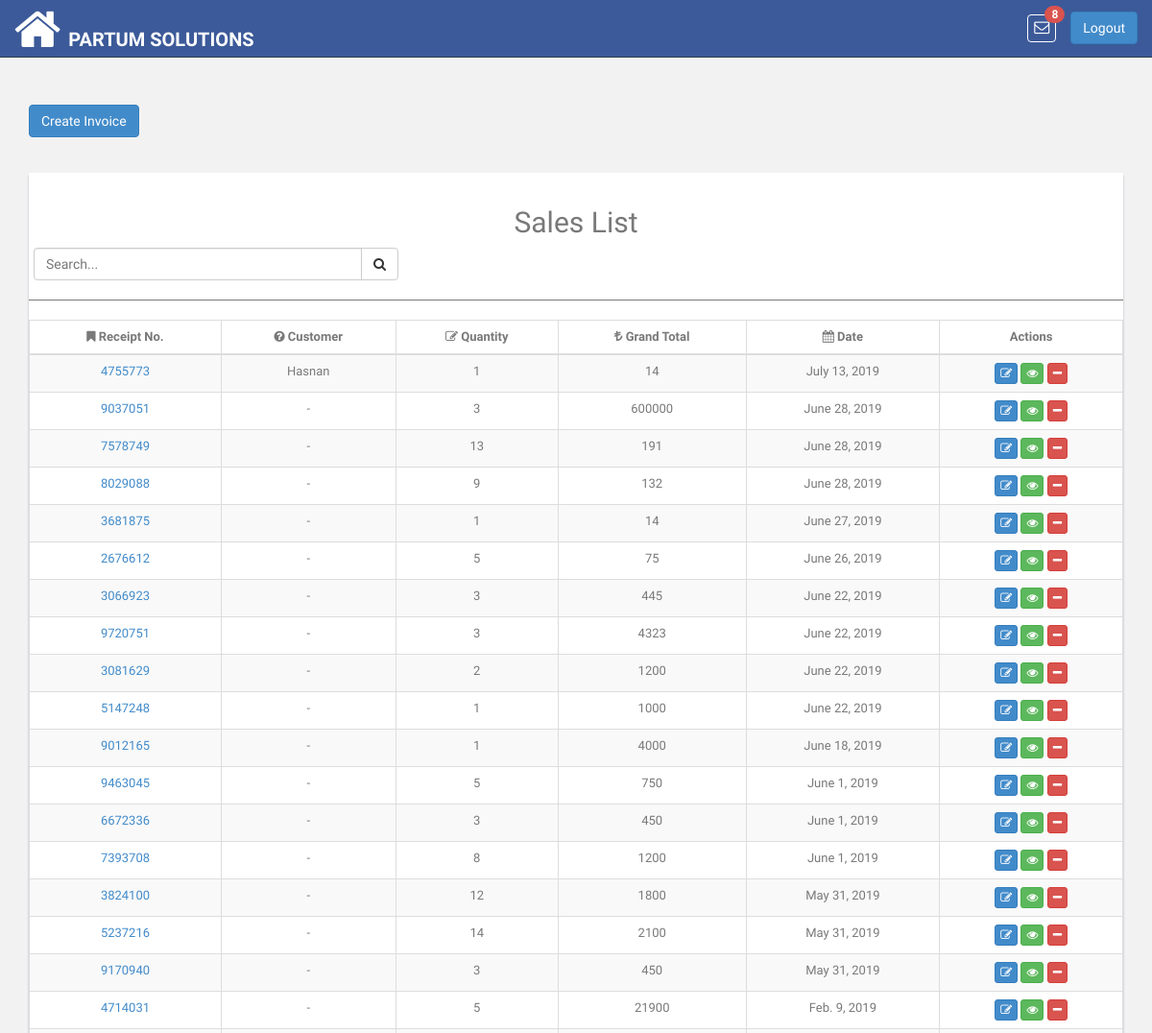
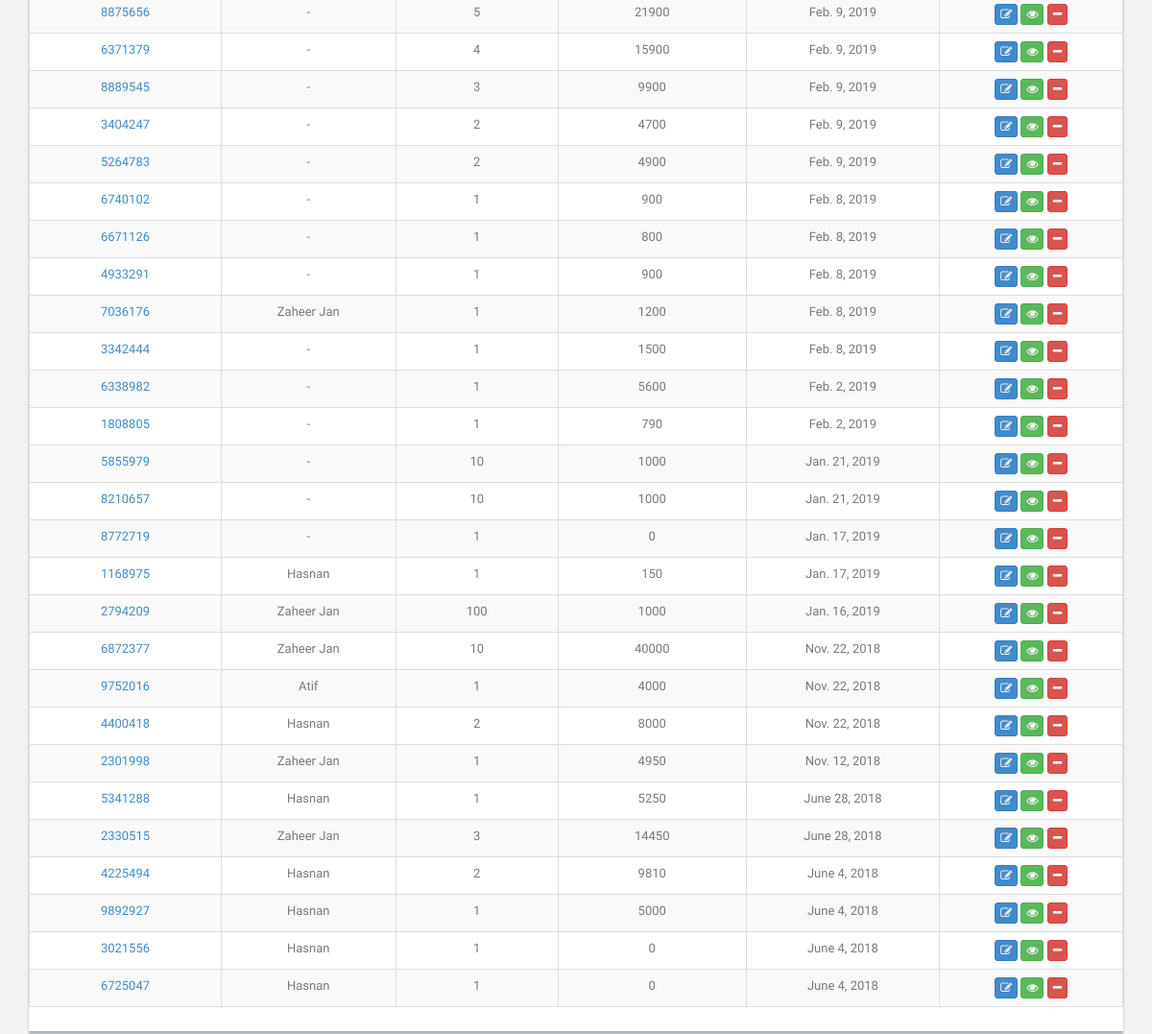
The page /sales/invoice/list/ (signed in) on the database its author committed (2 pictures, top to bottom).
### pis_retailer/models.py (models this page shows, shortened)
class RetailerUser(models.Model):
    ROLE_TYPE_OWNER = 'owner'
    ROLE_TYPE_DATA_ENTRY_USER = 'data_entry_user'
    ROLE_TYPE_SALESMAN = 'salesman'
    ROLE_TYPE_VIEW_ACCOUNT = 'account_viewer'
    ROLE_TYPE_LEDGER_VIEW = 'ledger_viewer'
    ROLE_TYPES = (
        (ROLE_TYPE_OWNER, 'Owner'),
        (ROLE_TYPE_DATA_ENTRY_USER, 'Data Entry User'),
        (ROLE_TYPE_SALESMAN, 'Salesman'),
        (ROLE_TYPE_VIEW_ACCOUNT, 'Account Viewer'),
        (ROLE_TYPE_LEDGER_VIEW, 'Ledger Viewer'),
    )
    user = models.OneToOneField(User, related_name='retailer_user',on_delete=models.CASCADE)
    retailer = models.ForeignKey(Retailer, related_name='u_retailer',on_delete=models.CASCADE)
    role_type = models.CharField(
        max_length=100, choices=ROLE_TYPES, default=ROLE_TYPE_OWNER
    )

class Retailer(DatedModel):
    name = models.CharField(max_length=100)
    slug = models.SlugField(blank=False)
    package = models.CharField(max_length=200, null=True, blank=True)
    package_price = models.CharField(max_length=200, null=True, blank=True)
    package_expiry = models.DateField(blank=True, null=True)
    logo = models.ImageField(
        upload_to='images/retailer/logo/', max_length=1024,
        blank=True, null=True
    )

### pis_sales/models.py (models this page shows, shortened)
class SalesHistory(DatedModel):
    retailer = models.ForeignKey(
        'pis_retailer.Retailer', related_name='retailer_sales',on_delete=models.CASCADE
    )
    receipt_no = models.CharField(
        max_length=20, unique=True, blank=True, null=True
    )
    customer = models.ForeignKey(
        'pis_com.Customer',
        related_name='customer_sales',
        blank=True, null=True,on_delete=models.CASCADE
    )
    product_details = models.TextField(
        max_length=512, blank=True, null=True,
        help_text='Quantity and Product name would save in JSON format')
    purchased_items = models.ManyToManyField(
        'pis_product.PurchasedProduct',
        max_length=100, blank=True
    )
    extra_items = models.ManyToManyField(
        'pis_product.ExtraItems',
        max_length=200, blank=True,
    )
    total_quantity = models.CharField(
        max_length=10, blank=True, null=True, default=1)
    sub_total = models.DecimalField(
        max_digits=65, decimal_places=2, default=0, blank=True, null=True
    )
    paid_amount = models.DecimalField(
        max_digits=65, decimal_places=2, default=0, blank=True, null=True
    )
    remaining_payment = models.DecimalField(
        max_digits=65, decimal_places=2, default=0, blank=True, null=True
    )
    discount = models.DecimalField(
        max_digits=65, decimal_places=2, default=0, blank=True, null=True
    )
    shipping = models.DecimalField(
        max_digits=65, decimal_places=2, default=0, blank=True, null=True
    )
    grand_total = models.DecimalField(
        max_digits=65, decimal_places=2, default=0, blank=True, null=True
    )
    cash_payment = models.DecimalField(
        max_digits=65, decimal_places=2, default=0, blank=True, null=True
    )
    returned_payment = models.DecimalField(
        max_digits=65, decimal_places=2, default=0, blank=True, null=True
    )

### pis_com/models.py (models this page shows, shortened)
class Customer(models.Model):
    retailer = models.ForeignKey(
        'pis_retailer.Retailer',
        related_name='retailer_customer',
        on_delete=models.CASCADE
    )
    customer_name = models.CharField(max_length=200)
    customer_phone = models.CharField(max_length=20, blank=True, null=True)
    customer_type=models.CharField(max_length=200, default='customer', blank=True, null=True)
    address = models.TextField(max_length=500, blank=True,null=True)
    shop = models.CharField(max_length=200, blank=True, null=True)

### pis_sales/views.py (the view, shortened to what this page needs)
class InvoicesList(ListView):
    template_name = 'sales/invoice_list.html'
    model = SalesHistory
    paginate_by = 200
    def dispatch(self, request, *args, **kwargs):
        if not self.request.user.is_authenticated:
            return HttpResponseRedirect(reverse('login'))
        return super(InvoicesList, self).dispatch(request, *args, **kwargs)
    def get_queryset(self):
        queryset = (
            self.request.user.retailer_user.retailer.
            retailer_sales.all().order_by('-created_at')
        )
        return queryset
    def get_context_data(self, **kwargs):
        context = super(InvoicesList, self).get_context_data(**kwargs)
        return context

### pis_com/templatetags/template_tags.py (called while the page is built)
@register.simple_tag
def product_notifications(retailer_id):
    return Product.objects.filter(retailer__id=retailer_id)

### pis_product/models.py (called while the page is built)
    def product_available_items(self):
        try:
            obj_stock_in = self.stockin_product.aggregate(Sum('quantity'))
            stock_in = float(obj_stock_in.get('quantity__sum'))
        except:
            stock_in = 0
        try:
            obj_stock_out = self.stockout_product.aggregate(
                Sum('stock_out_quantity'))
            stock_out = float(obj_stock_out.get('stock_out_quantity__sum'))
        except:
            stock_out = 0
        return  stock_in - stock_out

### templates/sales/invoice_list.html (shortened to what this page needs)
{% extends 'base.html' %}
{% block content %}
    <div class="col-md-12">
            <br>
        <a href="{% url 'sales:create_invoice' %}"><button type="button" id="invoice" class="btn btn-primary"  id="load" data-loading-text="<i class='fa fa-circle-o-notch fa-spin'></i>Processing">Create Invoice</button></a>
        <br><br><br>
            <div class="content-panel table-responsive">
                <table class="table table-striped table-advance table-hover table-bordered invoice-table">
                    <h2 class="text-center">Sales List</h2>
                    <div class="input-group custom-search-form col-md-4" style="left: 5px">
                        <input type="text" class="form-control search-invoice" placeholder="Search...">
                        <span class="input-group-btn">
                            <button class="btn btn-default" type="button">
                                <i class="fa fa-search"></i>
                            </button>
                        </span>
                    </div>
                    <hr>
                    <thead>
                    <tr>
                        <th class="text-center"><i class=" fa fa-bookmark"></i> Receipt No.</th>
                        <th class="text-center"><i class="fa fa-question-circle"></i> Customer</th>
                        <th class="text-center"><i class=" fa fa-edit"></i> Quantity</th>
                        <th class="text-center"><i class=" fa fa-try"></i> Grand Total</th>
                        <th class="text-center"><i class=" fa fa-calendar"></i> Date</th>
                        <th class="text-center">Actions</th>
                    </tr>
                    </thead>
                    <tbody class="invoice-table-body text-center">
                    {% for invoice in object_list %}
                        <tr>
                            <td><a href="{% url 'sales:invoice_detail' invoice_id=invoice.id %}">{{ invoice.receipt_no }}</a></td>
                            <td>{% if invoice.customer %}{{ invoice.customer.customer_name|title}}{% else %}-{% endif %}</td>
                            <td>{{ invoice.total_quantity }}</td>
                            <td>{{ invoice.grand_total|floatformat:-2 }}</td>
                            <td>{{ invoice.created_at|date }}</td>
                            <td>
                                <a href="{% url 'sales:invoice_update' id=invoice.id %}"><button class="btn btn-primary btn-xs"><i class="fa fa-edit" title="Invoice list"></i></button></a>
                                <a href="{% url 'sales:invoice_detail' invoice_id=invoice.id %}"><button class="btn btn-success btn-xs"><i class="fa fa-eye" title="Invoice list"></i></button></a>
                                <a href="{% url 'sales:delete' pk=invoice.id %}"><button class="btn btn-danger btn-xs delete" onClick="deleteFunction()"><i class="fa fa-minus"></i></button></td>
                        </tr>
                    {% endfor %}
                    </tbody>
                </table>
            </div>
        </div>
{% endblock %}

### templates/base.html (shortened to what this page needs)
<!DOCTYPE html>
<html lang="en" xmlns="http://www.w3.org/1999/html">
{% load static %}
{% load template_tags %}
<head>
    <link href="{% static 'css/bootstrap.css' %}" rel="stylesheet">
    <link href="{% static 'font-awesome/css/font-awesome.css' %}" rel="stylesheet" />
    <link rel="stylesheet" type="text/css" href="{% static 'css/zabuto_calendar.css' %}">
    <link rel="stylesheet" type="text/css" href="{% static 'js/gritter/css/jquery.gritter.css' %}" />
    <link rel="stylesheet" type="text/css" href="{% static 'lineicons/style.css' %}">
    <link href="{% static 'css/style.css' %}" rel="stylesheet">
    <link href="{% static 'css/style-responsive.css' %}" rel="stylesheet">
    <link href="{% static 'css/profileImage.css' %}" rel="stylesheet" type="text/css"/>
    <link href="{% static 'css/sweetalert2.min.css' %}" rel="stylesheet" />
</head>
<body>
<section id="container" >
    <header class="header black-bg">
        <a href="{% url 'index' %}" class="home_icon" style="float:left"><i class="fa fa-home fa-4x" aria-hidden="true"></i></a>
        <a href="{% url 'index' %}" class="logo"><b>{{ request.user.retailer_user.retailer.name }}</b></a>
        <div class="right_div">
            <div class="nav notify-row" id="top_menu">
                {% product_notifications retailer_id=request.user.retailer_user.retailer.id as p_n %}
                <ul class="nav top-menu">
                    <li id="header_inbox_bar" class="dropdown">
                        <a data-toggle="dropdown" class="dropdown-toggle msg" href="index.html#">
                            <i class="fa fa-envelope-o"></i> <span class="badge badge-danger notification_count" style="background: #d9534f"></span>
                        </a>
                    </li>
                </ul>
            </div>
            <div class="top-menu">
                <a tabindex="logout" class="btn btn-primary" href="{% url 'logout' %}" style="margin-top: 12px;">Logout</a>
            </div>
        </div>
    </header>
    <section class="wrapper">
        {% block content %}{% endblock %}
    </section>
</section>
</body>
</html>

### app_static/css/style.css (style rules this page uses)
body { color: #797979; background: #f2f2f2; font-family: 'Ruda', sans-serif; padding: 0px !important; margin: 0px !important; font-size:13px; }
ul li { list-style: none; }
a, a:hover, a:focus { text-decoration: none; outline: none; }
#container { width: 100%; height: 100%; }
hr { margin-top: 20px; margin-bottom: 20px; border: 0; border-top: 1px solid #797979; }
.header, .footer { min-height: 60px; padding: 0 15px; }
.header { position: fixed; left: 0; right: 0; z-index: 1002; }
.black-bg { background: #3C5A99; border-bottom: 1px solid #2B3D4A; }
.wrapper { display: inline-block; margin-top: 90px; padding-left: 15px; padding-right: 15px; padding-bottom: 15px; padding-top: 0px; width: 100%; }
a.logo { font-size: 20px; color: #ffffff; float: left; margin-top: 27px; text-transform: uppercase; }
a.logo b { font-weight: 900; }
#top_menu .nav > li, ul.top-menu > li { float: left; }
.notify-row { float: left; margin-top: 15px; margin-left: 92px; }
ul.top-menu > li > a { color: #666666; font-size: 16px; border-radius: 4px; -webkit-border-radius: 4px; border:1px solid #68dff0; padding: 2px 6px; margin-right: 15px; }
.notify-row .badge { position: absolute; right: -10px; top: -10px; z-index: 100; }
.content-panel { background: #ffffff; box-shadow: 0px 3px 2px #aab2bd; padding-top: 15px; padding-bottom: 5px; }

### templates/base.html (style rules this page uses)
.msg { color: #fff !important; border:none !important; border: 1px solid #fff !important; }
.right_div { float:right; }
.notify-row { margin-left: -45px !important; }
.home_icon { float:left; color:#fff; margin-right:8px; margin-top:5px; }

### rows shown on the page
SalesHistory: receipt_no "4755773", customer.customer_name "Hasnan", total_quantity "1", grand_total "14", created_at "July 13, 2019"
SalesHistory: receipt_no "9037051", total_quantity "3", grand_total "600000", created_at "June 28, 2019"
SalesHistory: receipt_no "7578749", total_quantity "13", grand_total "191", created_at "June 28, 2019"
SalesHistory: receipt_no "8029088", total_quantity "9", grand_total "132", created_at "June 28, 2019"
SalesHistory: receipt_no "3681875", total_quantity "1", grand_total "14", created_at "June 27, 2019"
SalesHistory: receipt_no "2676612", total_quantity "5", grand_total "75", created_at "June 26, 2019"
SalesHistory: receipt_no "3066923", total_quantity "3", grand_total "445", created_at "June 22, 2019"
SalesHistory: receipt_no "9720751", total_quantity "3", grand_total "4323", created_at "June 22, 2019"
SalesHistory: receipt_no "3081629", total_quantity "2", grand_total "1200", created_at "June 22, 2019"
SalesHistory: receipt_no "5147248", total_quantity "1", grand_total "1000", created_at "June 22, 2019"
SalesHistory: receipt_no "9012165", total_quantity "1", grand_total "4000", created_at "June 18, 2019"
SalesHistory: receipt_no "9463045", total_quantity "5", grand_total "750", created_at "June 1, 2019"
SalesHistory: receipt_no "6672336", total_quantity "3", grand_total "450", created_at "June 1, 2019"
SalesHistory: receipt_no "7393708", total_quantity "8", grand_total "1200", created_at "June 1, 2019"
SalesHistory: receipt_no "3824100", total_quantity "12", grand_total "1800", created_at "May 31, 2019"
SalesHistory: receipt_no "5237216", total_quantity "14", grand_total "2100", created_at "May 31, 2019"
SalesHistory: receipt_no "9170940", total_quantity "3", grand_total "450", created_at "May 31, 2019"
SalesHistory: receipt_no "4714031", total_quantity "5", grand_total "21900", created_at "Feb. 9, 2019"
SalesHistory: receipt_no "8875656", total_quantity "5", grand_total "21900", created_at "Feb. 9, 2019"
SalesHistory: receipt_no "6371379", total_quantity "4", grand_total "15900", created_at "Feb. 9, 2019"
SalesHistory: receipt_no "8889545", total_quantity "3", grand_total "9900", created_at "Feb. 9, 2019"
SalesHistory: receipt_no "3404247", total_quantity "2", grand_total "4700", created_at "Feb. 9, 2019"
SalesHistory: receipt_no "5264783", total_quantity "2", grand_total "4900", created_at "Feb. 9, 2019"
SalesHistory: receipt_no "6740102", total_quantity "1", grand_total "900", created_at "Feb. 8, 2019"
SalesHistory: receipt_no "6671126", total_quantity "1", grand_total "800", created_at "Feb. 8, 2019"
SalesHistory: receipt_no "4933291", total_quantity "1", grand_total "900", created_at "Feb. 8, 2019"
SalesHistory: receipt_no "7036176", customer.customer_name "Zaheer Jan", total_quantity "1", grand_total "1200", created_at "Feb. 8, 2019"
SalesHistory: receipt_no "3342444", total_quantity "1", grand_total "1500", created_at "Feb. 8, 2019"
SalesHistory: receipt_no "6338982", total_quantity "1", grand_total "5600", created_at "Feb. 2, 2019"
SalesHistory: receipt_no "1808805", total_quantity "1", grand_total "790", created_at "Feb. 2, 2019"
SalesHistory: receipt_no "5855979", total_quantity "10", grand_total "1000", created_at "Jan. 21, 2019"
SalesHistory: receipt_no "8210657", total_quantity "10", grand_total "1000", created_at "Jan. 21, 2019"
SalesHistory: receipt_no "8772719", total_quantity "1", grand_total "0", created_at "Jan. 17, 2019"
SalesHistory: receipt_no "1168975", customer.customer_name "Hasnan", total_quantity "1", grand_total "150", created_at "Jan. 17, 2019"
SalesHistory: receipt_no "2794209", customer.customer_name "Zaheer Jan", total_quantity "100", grand_total "1000", created_at "Jan. 16, 2019"
SalesHistory: receipt_no "6872377", customer.customer_name "Zaheer Jan", total_quantity "10", grand_total "40000", created_at "Nov. 22, 2018"
SalesHistory: receipt_no "9752016", customer.customer_name "Atif", total_quantity "1", grand_total "4000", created_at "Nov. 22, 2018"
SalesHistory: receipt_no "4400418", customer.customer_name "Hasnan", total_quantity "2", grand_total "8000", created_at "Nov. 22, 2018"
SalesHistory: receipt_no "2301998", customer.customer_name "Zaheer Jan", total_quantity "1", grand_total "4950", created_at "Nov. 12, 2018"
SalesHistory: receipt_no "5341288", customer.customer_name "Hasnan", total_quantity "1", grand_total "5250", created_at "June 28, 2018"
SalesHistory: receipt_no "2330515", customer.customer_name "Zaheer Jan", total_quantity "3", grand_total "14450", created_at "June 28, 2018"
SalesHistory: receipt_no "4225494", customer.customer_name "Hasnan", total_quantity "2", grand_total "9810", created_at "June 4, 2018"
SalesHistory: receipt_no "9892927", customer.customer_name "Hasnan", total_quantity "1", grand_total "5000", created_at "June 4, 2018"
SalesHistory: receipt_no "3021556", customer.customer_name "Hasnan", total_quantity "1", grand_total "0", created_at "June 4, 2018"
SalesHistory: receipt_no "6725047", customer.customer_name "Hasnan", total_quantity "1", grand_total "0", created_at "June 4, 2018"

### other values the page prints
{{ request.user.retailer_user.retailer.name }} "PARTUM SOLUTIONS"
